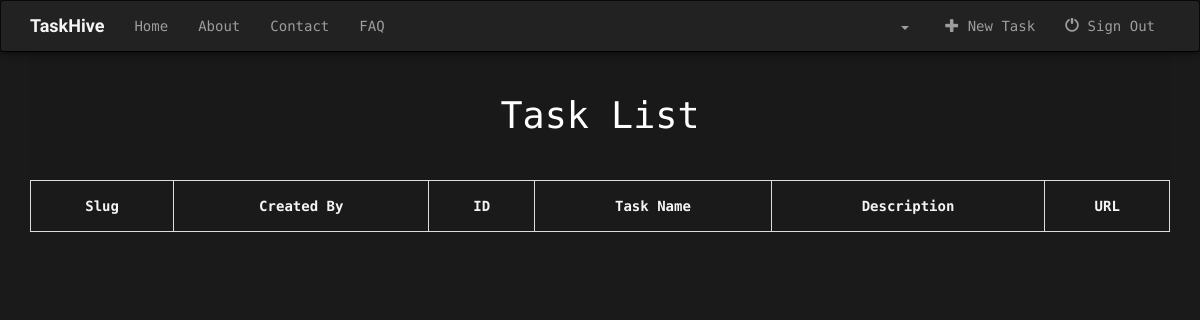
The page /tasks/tasklist/ (signed in) on the database as committed earlier.
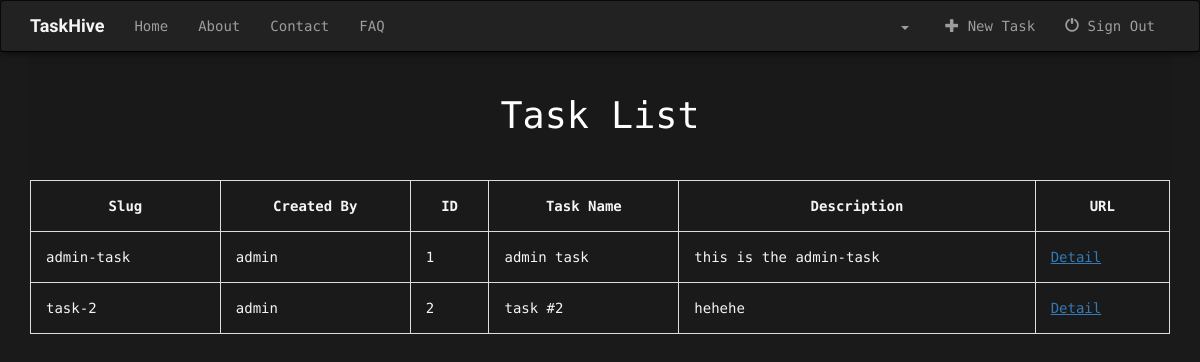
The same page on the database as committed later.
### tasks/models.py (models this page shows, shortened)
class Task(models.Model):
    created_by = models.ForeignKey(User)
    created_at = models.DateTimeField(auto_now_add=True)
    name = models.CharField(max_length=50)
    description = models.TextField(blank=True)
    id = models.AutoField(primary_key=True)
    slug = models.SlugField(max_length=250, unique=True)
    class Meta:
        ordering = ["id"]

### tasks/views.py (the view)
class TaskListView(generic.ListView):
    template_name = "tasks/task_list.html"
    context_object_name = "task_list"
    def get_queryset(self):
        return Task.objects.filter(created_by=self.request.user)

### tasks/templates/tasks/task_list.html
{% extends 'base.html' %}
{% block content %}
    <div class="container">
        <header>
            <h1>Task List</h1>
        </header>
        <table>
            <tr>
                <th class="text-center">Slug</th>
                <th class="text-center">Created By</th>
                <th class="text-center">ID</th>
                <th class="text-center">Task Name</th>
                <th class="text-center">Description</th>
                <th class="text-center">URL</th>
            </tr>
        {% for task in task_list %}
            <tr>
                <td>{{ task.slug }}</td>
                <td>{{ task.created_by }}</td>
                <td>{{ task.id }}</td>
                <td>{{ task.name }}</td>
                <td>{{ task.description }}</td>
                <td><a href="{% url 'task_detail' slug=task.slug %}"><u>Detail</u></a></td>
            </tr>
        {% endfor %}
        </table>
    </div>
{% endblock %}

### templates/base.html (shortened to what this page needs)
{% load static %}
<!DOCTYPE html>
<html lang="en">
<head>
    <link rel="stylesheet" type="text/css" href="{% static 'css/default.css' %}" />
    <link rel="stylesheet" type="text/css" href="{% static 'css/component.css' %}" />
    <link rel="stylesheet" href="http://maxcdn.bootstrapcdn.com/bootstrap/3.3.7/css/bootstrap.min.css">
    <link rel="stylesheet" href="https://cdnjs.cloudflare.com/ajax/libs/toastr.js/latest/css/toastr.min.css">
    <link rel="stylesheet" type="text/css" href="{% static 'css/pages.css' %}">
    <link rel="stylesheet" href="http://maxcdn.bootstrapcdn.com/font-awesome/4.3.0/css/font-awesome.min.css">
</head>
<body>
    {% include "navbar.html" %}
    {% block content %}
    {% endblock %}
</body>
</html>

### templates/navbar.html (shortened to what this page needs)
{% load avatar_tags %}
<nav class="navbar navbar-inverse">
  <div class="container">
    <div class="navbar-header">
      <a class="navbar-brand" href="{% url 'home' %}" style="color: whitesmoke"><b>TaskHive</b></a>
    </div>
    <div class="collapse navbar-collapse" id="myNavbar">
      <ul class="nav navbar-nav">
        <li class="{% if navbar == 'home' %}active{% endif %}"><a href="{% url 'home' %}">Home</a></li>
        <li class="{% if navbar == 'about' %}active{% endif %}"><a href="{% url 'about' %}">About</a></li>
          <li class="{% if navbar == 'contact' %}active{% endif %}"><a href="{% url 'contact' %}">Contact</a></li>
          <li class="{% if navbar == 'faq' %}active{% endif %}"><a href="{% url 'faq' %}">FAQ</a></li>
      </ul>
      <ul class="nav navbar-nav navbar-right">
        {% if user.is_authenticated %}
            <div class="dropdown navbar-text" style="margin-bottom: 10px;">
              <button class="btn-transparent dropdown-toggle" type="button" id="dropdownMenu1" data-toggle="dropdown" aria-haspopup="true" aria-expanded="true" aria-label="View your profile and more">
                <span class="caret"></span>
              </button>
            </div>
            <li><a href="{% url 'add_task' %}"><span class="glyphicon glyphicon-plus"></span> New Task</a></li>
            <li><a href="url{% url 'logout' %}"><span class="glyphicon glyphicon-off"></span> Sign Out</a></li>
        {% else %}
          <li><a href="url{% url 'register' %}"><span class="glyphicon glyphicon-user"></span> Sign Up</a></li>
          <li><a href="url{% url 'login' %}"><span class="glyphicon glyphicon-log-in"></span> Login</a></li>
        {% endif %}
      </ul>
    </div>
  </div>
</nav>

### static/css/default.css (style rules this page uses)
body, html { font-size: 100%; padding: 0; margin: 0; }
*, *:after, *:before { -webkit-box-sizing: border-box; -moz-box-sizing: border-box; box-sizing: border-box; }
body { font-family: 'Lato', Calibri, Arial, sans-serif; color: #fff; background: #91cfa1; font-weight: 300; }
a { color: #f0f0f0; text-decoration: none; }
.main, .container > header { width: 100%; margin: 0 auto; padding: 0 1.875em 3.125em 1.875em; }
.container > header { padding: 2.875em 1.875em 2.875em; text-align: center; background: rgba(0,0,0,0.02); }
.container > header h1 { font-size: 2.625em; line-height: 1.3; margin: 0; color: #fff; font-weight: 300; }

### static/css/pages.css (style rules this page uses)
html, body { background: #1a1a1a; padding:0; margin:0; font-family: 'Ubuntu Mono', monospace; color: whitesmoke; }
.navbar { border-bottom: 1px solid black; -webkit-box-shadow: 0px 0px 10px 0px rgba(0,0,0,0.75); -moz-box-shadow: 0px 0px 10px 0px rgba(0,0,0,0.75); box-shadow: 0px 0px 10px 0px rgba(0,0,0,0.75); margin-bottom: 0; }
.navbar-brand { color: whitesmoke; font-family: 'Black Ops One', cursive; }
.btn-transparent { background: transparent; outline: 0; border: 0; }
table, td, th { border: 1px solid #ddd; text-align: left; }
table { border-collapse: collapse; width: 100%; }
th, td { padding: 15px; }

Rows that differ between the two databases and show on the page:
added Task: slug "admin-task", created_by "admin", id "1", name "admin task", description "this is the admin-task"
added Task: slug "task-2", created_by "admin", id "2", name "task #2", description "hehehe"
